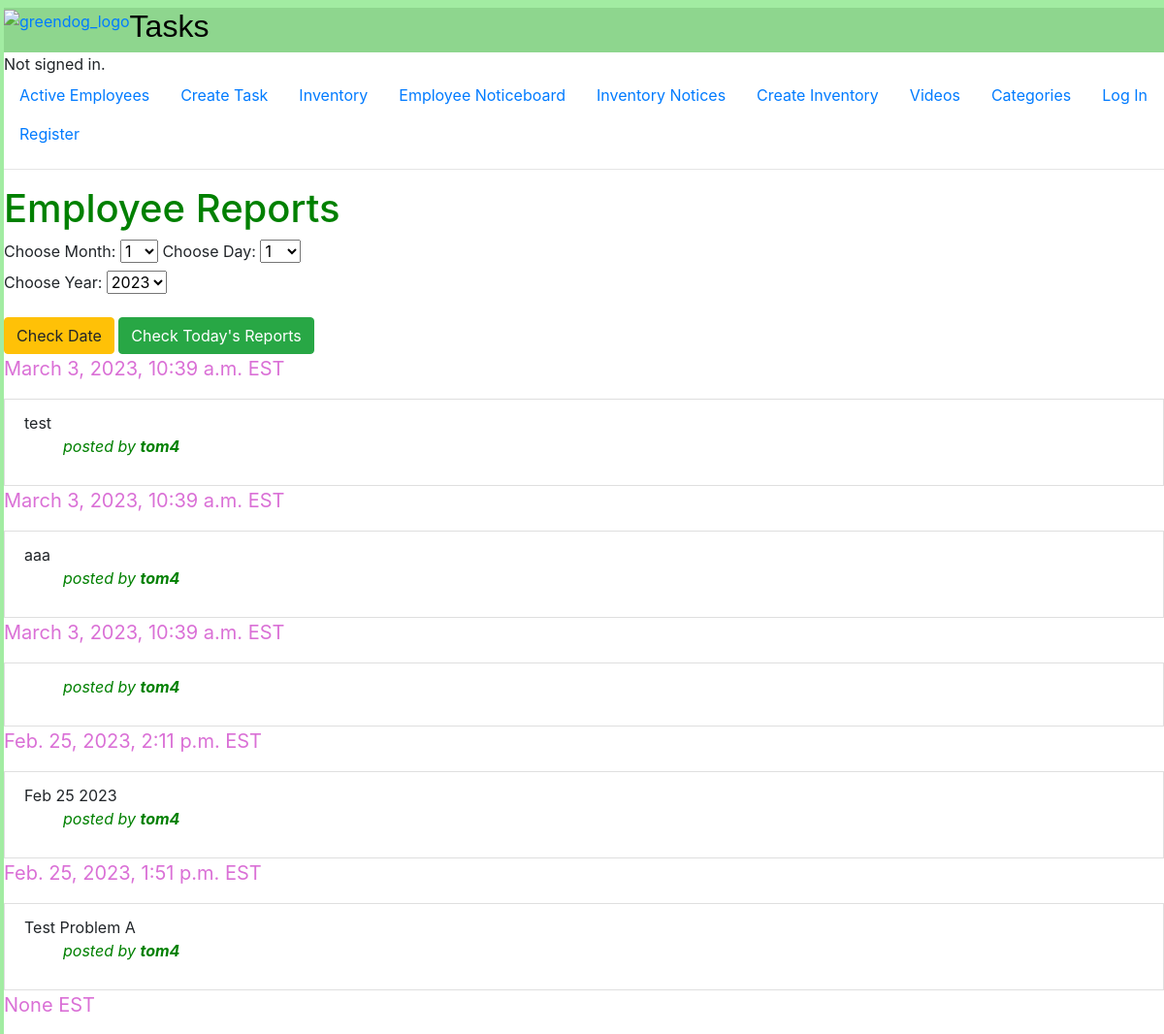
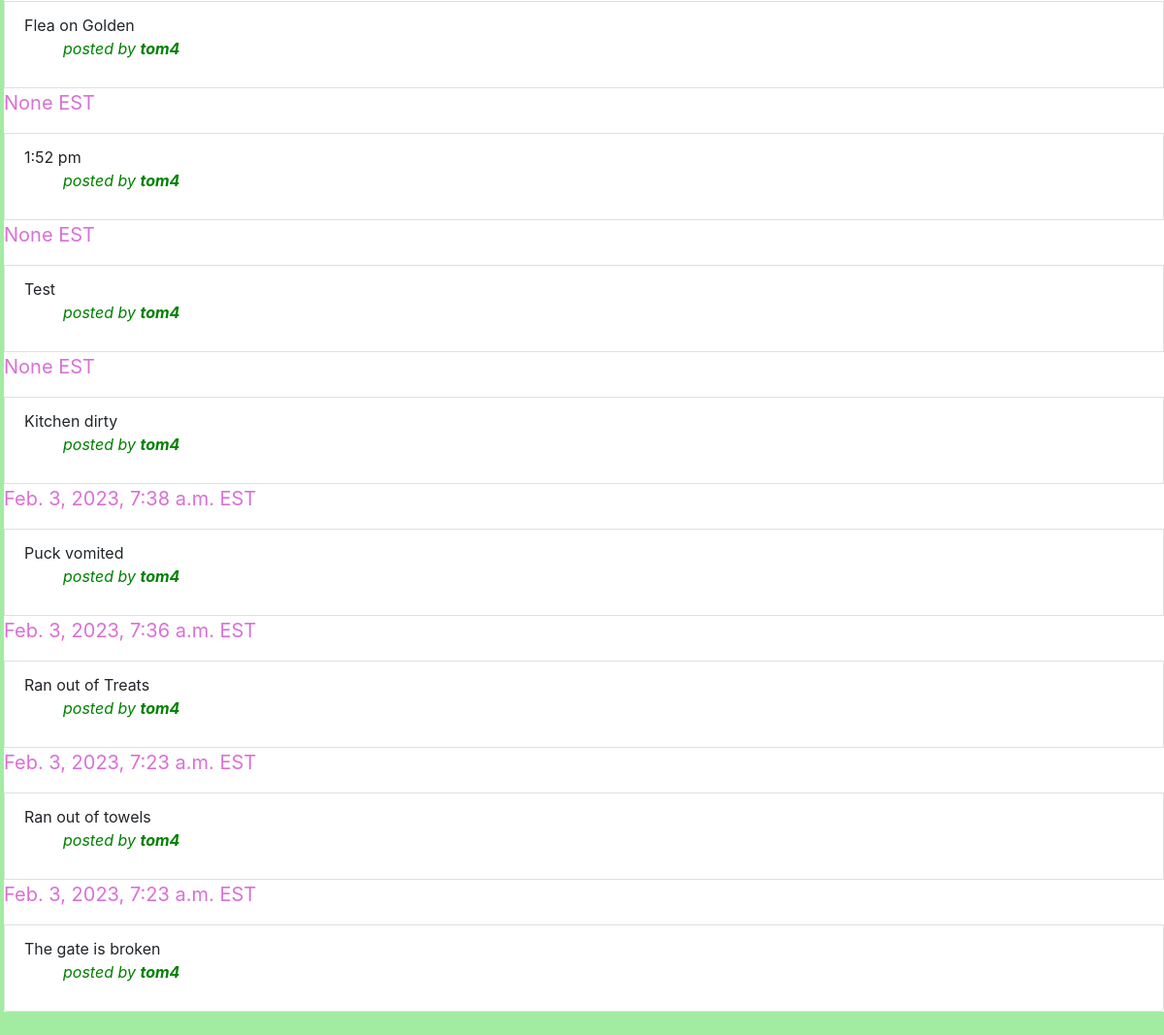
The app's page /employeeComments with its own data (2 pictures, top to bottom).
### auctions/models.py (models this page shows, shortened)
class employeeComment(models.Model):
    author = models.ForeignKey(
        User, on_delete=models.CASCADE,  blank=True, null=True, related_name="commentUser")
    employee = models.ForeignKey(
        Employee, on_delete=models.CASCADE,  blank=True, null=True, related_name="commentEmployee")
    message = models.CharField(max_length=1000)
    datetime = models.DateTimeField(
        max_length=100, default=datetime.now().strftime("%Y-%m-%d %H:%M:%S"))

class User(AbstractUser):
    pass

### auctions/views.py (the view)
# urls.py: path("employeeComments", views.employeeComments, name="employeeComments"),
def employeeComments(request):
    comments = employeeComment.objects
    comments = comments.order_by('-id')[:100:1]
    today = datetime.datetime.now()
    currentYear = today.year
    return render(request,"auctions/employeeComments.html",{
        "comments": comments,
            "rangeDays": range(1,32),
            "rangeHours": range(1,13),
            "rangeMinutes": range(0,31,30),
            "rangeMonths": range(1,13),
            "rangeYears": range(currentYear, currentYear - 3, -1)
    })

### auctions/templates/auctions/employeeComments.html (shortened to what this page needs)
{% extends "auctions/layout.html" %}
    {% block body %}
<div>
    <h1 style="color:Green">Employee Reports</h1>
    <form action="{% url 'sortNotices' %}" method = "POST">
            <div class="form-group">
      <label for="month">Choose Month:</label>
      <select name="month" id="month">
            {% for i in rangeMonths %}
                <option value="{{i}}">{{i}}</option>
            {% endfor %}
      </select>
      <label for="startDay">Choose Day:</label>
      <select name="day" id="day">
            {% for i in rangeDays %}
                <option value="{{i}}">{{i}}</option>
            {% endfor %}
      </select>
    <div class="form-group">
      <label for="startYear">Choose Year:</label>
      <select name="year" id="year">
            {% for i in rangeYears %}
                <option value="{{i}}">{{i}}</option>
            {% endfor %}
    </select>
  </div>
            <button type="submit" class="btn btn-warning">Check Date</button>
            <button type="submit" class="btn btn-success"><a href="todayEmployeeComments" style="color:white">Check Today's Reports</a></button>
        </form>
    {% for comment in comments %}
    <p style="color:orchid; font-size:20px">{{comment.datetime}} EST </p>
    <li class="list-group-item"> {{comment.message}}
        <ul style="color:green"><i>posted by <strong>{{comment.author}}</strong></p></i></ul>
    </li>
    {% endfor %}
</div>
{% endblock %}

### auctions/static/auctions/styles.css (style rules this page uses)
html { margin: 1vh; }

### auctions/templates/auctions/layout.html (style rules this page uses)
html { background-color: rgb(162, 236, 162); margin-left:0.5vh; margin-right:0vh; }

### records on screen
employeeComment: datetime "March 3, 2023, 10:39 a.m.", message "test", author "tom4"
employeeComment: datetime "March 3, 2023, 10:39 a.m.", message "aaa", author "tom4"
employeeComment: datetime "March 3, 2023, 10:39 a.m.", author "tom4"
employeeComment: datetime "Feb. 25, 2023, 2:11 p.m.", message "Feb 25 2023", author "tom4"
employeeComment: datetime "Feb. 25, 2023, 1:51 p.m.", message "Test Problem A", author "tom4"
employeeComment: datetime "None", message "Flea on Golden", author "tom4"
employeeComment: datetime "None", message "1:52 pm", author "tom4"
employeeComment: datetime "None", message "Test", author "tom4"
employeeComment: datetime "None", message "Kitchen dirty", author "tom4"
employeeComment: datetime "Feb. 3, 2023, 7:38 a.m.", message "Puck vomited", author "tom4"
employeeComment: datetime "Feb. 3, 2023, 7:36 a.m.", message "Ran out of Treats", author "tom4"
employeeComment: datetime "Feb. 3, 2023, 7:23 a.m.", message "Ran out of towels", author "tom4"
employeeComment: datetime "Feb. 3, 2023, 7:23 a.m.", message "The gate is broken", author "tom4"

### other values on screen
form field month "1"
form field day "1"
form field year "2023"
